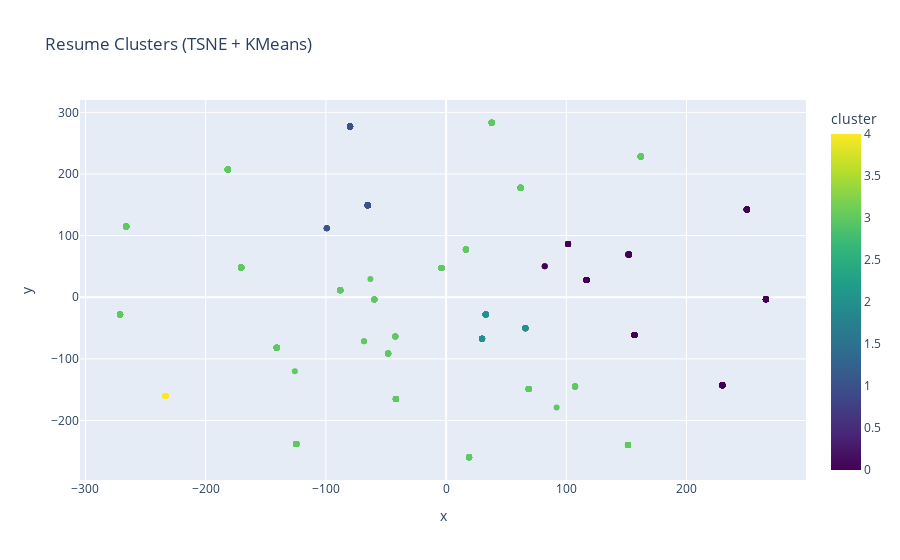

This figure's notebook cell:
### Markdown cell above
## 6. Visualize Clusters

### Code cell
fig = px.scatter(df, x='x', y='y', color='cluster',
                 hover_data=[st_col],
                 title="Resume Clusters (TSNE + KMeans)",
                 color_continuous_scale='Viridis')
fig.show()

### Figure 1 — Plotly figure (JSON) as saved in the notebook; plotly's stock layout.template omitted (floating-point values rounded to 4 significant figures; data arrays with more than 128 entries replaced by an {"elided": "..."} marker saying what was removed)
{"data": [{"customdata": {"elided": "962x1 str values"}, "hovertemplate": "x=%{x}<br>y=%{y}<br>Category=%{customdata[0]}<br>cluster=%{marker.color}<extra></extra>", "legendgroup": "", "marker": {"color": {"elided": "962 int values"}, "coloraxis": "coloraxis", "symbol": "circle"}, "mode": "markers", "name": "", "orientation": "v", "showlegend": false, "type": "scatter", "x": {"elided": "962 float values"}, "xaxis": "x", "y": {"elided": "962 float values"}, "yaxis": "y"}], "layout": {"coloraxis": {"colorbar": {"title": {"text": "cluster"}}, "colorscale": [[0, "#440154"], [0.1111, "#482878"], [0.2222, "#3e4989"], [0.3333, "#31688e"], [0.4444, "#26828e"], [0.5556, "#1f9e89"], [0.6667, "#35b779"], [0.7778, "#6ece58"], [0.8889, "#b5de2b"], [1, "#fde725"]]}, "legend": {"tracegroupgap": 0}, "title": {"text": "Resume Clusters (TSNE + KMeans)"}, "xaxis": {"anchor": "y", "domain": [0, 1], "title": {"text": "x"}}, "yaxis": {"anchor": "x", "domain": [0, 1], "title": {"text": "y"}}}}
